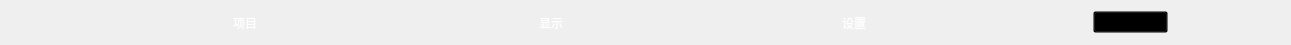
       <widget class="QWidget" name="widget_12" native="true">
        <property name="maximumSize">
         <size>
          <width>16777215</width>
          <height>45</height>
         </size>
        </property>
        <property name="styleSheet">
         <string notr="true">color: rgb(255, 255, 255);</string>
        </property>
        <layout class="QHBoxLayout" name="horizontalLayout_9">
         <item>
          <spacer name="horizontalSpacer_36">
           <property name="orientation">
            <enum>Qt::Horizontal</enum>
           </property>
           <property name="sizeHint" stdset="0">
            <size>
             <width>109</width>
             <height>20</height>
            </size>
           </property>
          </spacer>
         </item>
         <item>
          <widget class="QLabel" name="label_2">
           <property name="minimumSize">
            <size>
             <width>250</width>
             <height>0</height>
            </size>
           </property>
           <property name="styleSheet">
            <string notr="true"/>
           </property>
           <property name="text">
            <string>项目</string>
           </property>
           <property name="alignment">
            <set>Qt::AlignCenter</set>
           </property>
          </widget>
         </item>
         <item>
          <spacer name="horizontalSpacer_37">
           <property name="orientation">
            <enum>Qt::Horizontal</enum>
           </property>
           <property name="sizeHint" stdset="0">
            <size>
             <width>110</width>
             <height>20</height>
            </size>
           </property>
          </spacer>
         </item>
         <item>
          <widget class="QLabel" name="label_4">
           <property name="minimumSize">
            <size>
             <width>130</width>
             <height>0</height>
            </size>
           </property>
           <property name="styleSheet">
            <string notr="true"/>
           </property>
           <property name="text">
            <string>显示</string>
           </property>
           <property name="alignment">
            <set>Qt::AlignCenter</set>
           </property>
          </widget>
         </item>
         <item>
          <spacer name="horizontalSpacer_38">
           <property name="orientation">
            <enum>Qt::Horizontal</enum>
           </property>
           <property name="sizeHint" stdset="0">
            <size>
             <width>111</width>
             <height>20</height>
            </size>
           </property>
          </spacer>
         </item>
         <item>
          <widget class="QLabel" name="label_6">
           <property name="minimumSize">
            <size>
             <width>242</width>
             <height>0</height>
            </size>
           </property>
           <property name="maximumSize">
            <size>
             <width>235</width>
             <height>16777215</height>
            </size>
           </property>
           <property name="styleSheet">
            <string notr="true"/>
           </property>
           <property name="text">
            <string>设置</string>
           </property>
           <property name="alignment">
            <set>Qt::AlignCenter</set>
           </property>
          </widget>
         </item>
         <item>
          <spacer name="horizontalSpacer_39">
           <property name="orientation">
            <enum>Qt::Horizontal</enum>
           </property>
           <property name="sizeHint" stdset="0">
            <size>
             <width>112</width>
             <height>20</height>
            </size>
           </property>
          </spacer>
         </item>
         <item>
          <widget class="QPushButton" name="pushButton_4">
           <property name="minimumSize">
            <size>
             <width>75</width>
             <height>0</height>
            </size>
           </property>
           <property name="maximumSize">
            <size>
             <width>75</width>
             <height>16777215</height>
            </size>
           </property>
           <property name="styleSheet">
            <string notr="true">background-color: transparent;</string>
           </property>
           <property name="text">
            <string/>
           </property>
          </widget>
         </item>
         <item>
          <spacer name="horizontalSpacer_40">
           <property name="orientation">
            <enum>Qt::Horizontal</enum>
           </property>
           <property name="sizeHint" stdset="0">
            <size>
             <width>112</width>
             <height>20</height>
            </size>
           </property>
          </spacer>
         </item>
        </layout>
       </widget>
